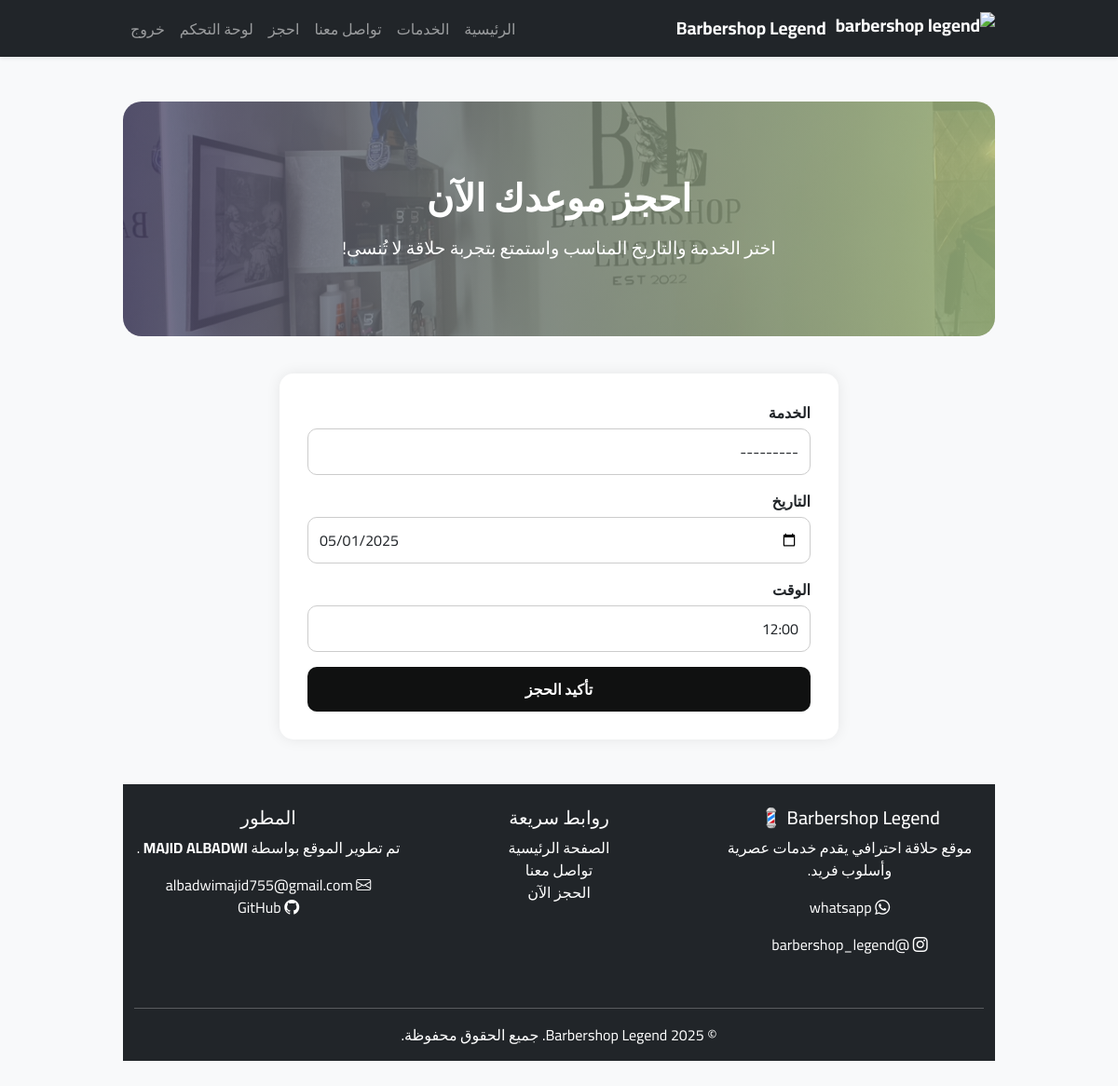
The page /booking/edit/42/ (signed in) on the database its author committed.
### booking/models.py (models this page shows, shortened)
class Booking(models.Model):
    SERVICE_CHOICES = [
        ('تشكيل اللحية', 'تشكيل اللحية'),
        ('حلاقة رجالية', 'حلاقة رجالية'),
        ('خدمة شاملة من باربرشوب ليجند', 'خدمة شاملة من باربرشوب ليجند'),
        ('إزالة الشعر بالحلاوة', 'إزالة الشعر بالحلاوة'),
        ('استشارة الحلاقة الشخصية', 'استشارة الحلاقة الشخصية'),
        ('صبغ الشعر', 'صبغ الشعر'),
        ('تلوين الشعر/اللحية', 'تلوين الشعر/اللحية'),
        ('حلاقة الأطفال', 'حلاقة الأطفال'),
        ('حلاقة الرجال', 'حلاقة الرجال'),
    ]
    user = models.ForeignKey(User, on_delete=models.CASCADE)
    date = models.DateField()
    time = models.TimeField()
    service = models.CharField(max_length=100, choices=SERVICE_CHOICES)

### booking/views.py (the view)
# urls.py: path('booking/edit/<int:booking_id>/', views.edit_booking, name='edit_booking'),
@login_required
def edit_booking(request, booking_id):
    booking = get_object_or_404(Booking, id=booking_id)
    if not request.user.is_superuser and booking.user != request.user:
        messages.error(request, "لا يمكنك تعديل هذا الحجز.")
        return redirect('dashboard')
    if request.method == 'POST':
        form = BookingForm(request.POST, instance=booking)
        if form.is_valid():
            form.save()
            messages.success(request, "تم تعديل الحجز.")
            return redirect('admin_dashboard' if request.user.is_superuser else 'dashboard')
    else:
        form = BookingForm(instance=booking)
    return render(request, 'booking/booking.html', {
        'form': form,
        'edit_mode': True
    })

### booking/forms.py (shortened to what this page needs)
class BookingForm(forms.ModelForm):
    TIME_CHOICES = [(f"{hour:02d}:00", f"{hour}:00") for hour in range(12, 23)]
    time = forms.ChoiceField(choices=TIME_CHOICES)
    class Meta:
        model = Booking
        fields = ['service', 'date', 'time']
        widgets = {
            'date': forms.DateInput(attrs={
                'type': 'date',  # ✅ لتفعيل التقويم في المتصفح
                'class': 'form-control'
            }),
        'time': forms.Select(attrs={
            'class': 'form-control'
        }),
    }
    def __init__(self, *args, **kwargs):
        super().__init__(*args, **kwargs)
        self.fields['service'].widget.attrs.update({'class': 'form-control'})
        self.fields['time'].widget.attrs.update({'class': 'form-control'})

### booking/templates/booking/booking.html (shortened to what this page needs)
{% extends "booking/base.html" %} {% load static %} {% block content %}
<link
  rel="stylesheet"
  href="https://cdn.jsdelivr.net/npm/flatpickr/dist/flatpickr.min.css"
/>
<div class="booking-hero">
  <h2>احجز موعدك الآن</h2>
  <p>اختر الخدمة والتاريخ المناسب واستمتع بتجربة حلاقة لا تُنسى!</p>
</div>
<div class="booking-form-container">
  <form method="POST" novalidate>
    <div class="mb-3">
      <label class="form-label">الخدمة</label>
      {{ form.service }}
    </div>
    <div class="mb-3">
      <label class="form-label">التاريخ</label>
      {{ form.date }}
    </div>
    <div class="mb-3">
      <label class="form-label">الوقت</label>
      {{ form.time }}
    </div>
    <button type="submit" class="btn-book">تأكيد الحجز</button>
  </form>
</div>
<footer class="bg-dark text-white mt-5 pt-4 pb-3">
  <div class="container">
    <div class="row">
      <div class="col-md-4 mb-4">
        <h5>Barbershop Legend 💈</h5>
        <p>موقع حلاقة احترافي يقدم خدمات عصرية وأسلوب فريد.</p>
        <p>
          <i class="bi bi-whatsapp"></i>
          <a
            href="https://wa.me/966500000000"
            class="text-white"
            target="_blank"
            >whatsapp
          </a>
        </p>
        <p>
          <i class="bi bi-instagram"></i>
          <a
            href="https://instagram.com/barbershop_legend"
            class="text-white"
            target="_blank"
            >@barbershop_legend</a
          >
        </p>
      </div>
      <div class="col-md-4 mb-4">
        <h5>روابط سريعة</h5>
        <ul class="list-unstyled">
          <li>
            <a href="{% url 'home' %}" class="text-white">الصفحة الرئيسية</a>
          </li>
          <li>
            <a href="{% url 'contact' %}" class="text-white">تواصل معنا</a>
          </li>
          <li><a href="{% url 'book' %}" class="text-white">الحجز الآن</a></li>
        </ul>
      </div>
      <div class="col-md-4 mb-4">
        <h5>المطور</h5>
        <p>تم تطوير الموقع بواسطة <strong>MAJID ALBADWI </strong>.</p>
        <p>
          <i class="bi bi-envelope"></i> albadwimajid755@gmail.com<br />
          <i class="bi bi-github"></i>
          <a href="https://github.com/ALBADWIMAJID" class="text-white"
            >GitHub</a
          >
        </p>
      </div>
    </div>
    <hr class="border-gray" />
    <p class="text-center mb-0">
      &copy; 2025 Barbershop Legend. جميع الحقوق محفوظة.
    </p>
  </div>
</footer>
{% endblock %}

### booking/static/css/style.css (style rules this page uses)
body { font-family: "Cairo", sans-serif; background-color: #f8f9fa; color: #212529; }
a { text-decoration: none; }
footer { background-color: #343a40; color: #fff; padding: 20px 0; text-align: center; margin-top: 50px; }
form input, form select, form textarea { border-radius: 6px; border: 1px solid #ccc; padding: 10px; width: 100%; margin-bottom: 15px; }

### booking/templates/booking/base.html (style rules this page uses)
body { font-family: "Cairo", sans-serif; background-color: #f8f9fa; margin: 0; padding: 0; }
.container { max-width: 960px; }

### rows shown on the page
Booking: service "---------", date "05/01/2025", time "12:00"
